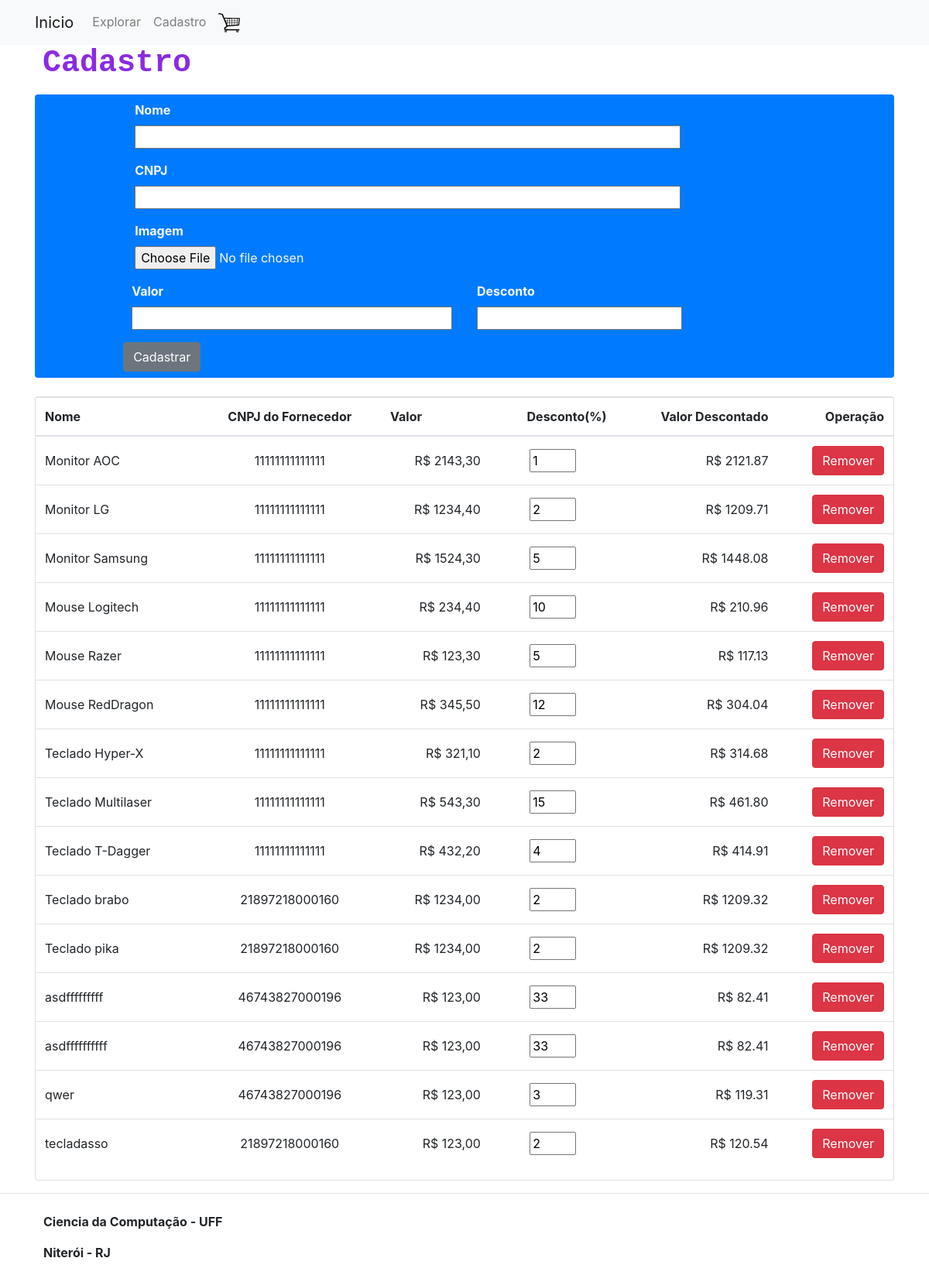
The page /produto/cadastro/ on the database as committed earlier.
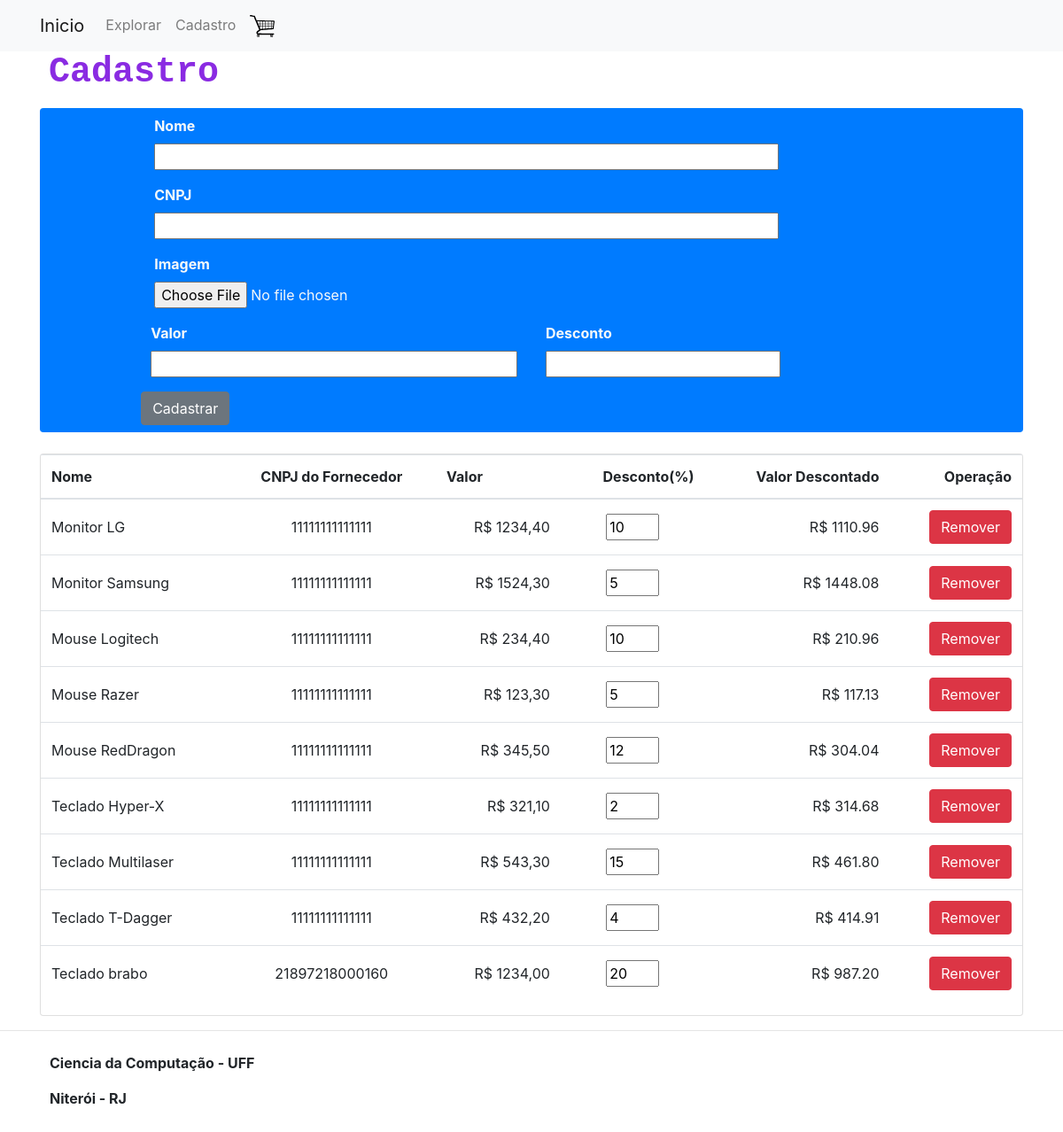
The same page on the database as committed later.
### produto/models.py (models this page shows, shortened)
class Produto(models.Model):
    nome = models.CharField(max_length=70, db_index=True, unique=True)
    slug = models.SlugField(max_length=70)
    imagem = models.ImageField(upload_to='./static/images', blank=True)
    valor = models.DecimalField(max_digits=6,decimal_places=2)
    desconto = models.IntegerField(validators=[
        MaxValueValidator(100),
        MinValueValidator(0)
    ])
    cnpj_fornecedor = models.CharField(max_length=14)
    def valorComDesconto(self):
        com_desconto = (1-self.desconto/100) * self.valor.__float__()
        return f'{com_desconto: .2f}'
    class Meta:
        db_table = 'produto'
        ordering = ('nome',)

### produto/views.py (the view)
# urls.py: path("cadastro/", views.cadastro, name="cadastro"),
def cadastro(request):
    produto_form = ProdutoForm()
    produtos = Produto.objects.all()
    lista_form = []
    for produto in produtos:
        lista_form.append(EditableProductForm(
            initial={
                'produto_id': produto.id,
                'desconto': produto.desconto,
            }
        ))
    return render(request, 'produto/cadastra_produto.html', {
        "listas": zip(produtos, lista_form),
        "form": produto_form})

### produto/forms.py (shortened to what this page needs)
class ProdutoForm(forms.ModelForm):
    class Meta:
        model = Produto
        fields = ('nome', 'cnpj_fornecedor', 'imagem', 'valor', 'desconto')
        localized_fields = ('valor',)
    def __init__(self, *args , **kwargs):
        super().__init__(*args, **kwargs)
        self.fields['nome'].error_messages={
            'required': "Campo obrigatório",
            'unique': "Já existe"
        }
        self.fields['valor'].error_messages={
            'required': "Campo obrigatório"
        }
        self.fields['valor'].widget=forms.TextInput(attrs={
            'onkeypress':'return event.charCode >= 48 && event.charCode <= 57'
        })
        self.fields['desconto'].error_messages={
            'required': "Campo obrigatório",
            'max_value': "Insira um valor entre 0 e 100",
            'min_value': "Insira um valor entre 0 e 100"
        }
        self.fields['desconto'].widget=forms.TextInput(attrs={
            'onkeypress':'return event.charCode >= 48 && event.charCode <= 57'
        })

### produto/templates/produto/cadastra_produto.html (shortened to what this page needs)
{% extends 'base.html' %}
{% load static %}
{% block body %}
    <h1 class="title">Cadastro</h1>
    <div id='form'>
        <div class="d-flex mt-3 bg-primary text-light p-2 rounded justify-content-center">
            <form id="formData" action="" method="POST" class="col-md-10" enctype="multipart/form-data" novalidate>
                <div class = "d-flex form-group flex-column col-md-10">
                    <label for="id_nome" class="font-weight-bold">Nome</label>
                    {{form.nome}}
                </div>
                <div class = "d-flex form-group flex-column col-md-10">
                    <label for="id_cnpj_fornecedor" class="font-weight-bold">CNPJ</label>
                    {{form.cnpj_fornecedor}}
                </div>
                <div class = "d-flex form-group flex-column col-md-10">
                    <label for="id_imagem" class="font-weight-bold">Imagem</label>
                    {{form.imagem}}
                </div>
                <div class = "form-row">
                    <div class="d-flex flex-column col-md-6 mb-3 px-3">
                        <label for="id_valor" class="font-weight-bold">Valor</label>
                        {{form.valor}}
                    </div>
                    <div class="d-flex flex-column col-md-4 mb-3 px-3">
                        <label for="id_desconto" class="font-weight-bold">Desconto</label>
                        {{form.desconto}}
                    </div>
                </div>
                <button class="btn btn-secondary" type="submit">Cadastrar</button>
            </form>
        </div>
    </div>
    <br>
    <div>
        <div class="card">
            <table id="tabela" class="table">
                <thead>
                    <tr>
                        <th class="text-left align-middle" scope="col">Nome</th>
                        <th class="text-center align-middle" scope="col">CNPJ do Fornecedor</th>
                        <th class="text-left align-middle" scope="col">Valor</th>
                        <th class="text-right align-middle" scope="col">Desconto(%)</th>
                        <th class="text-right align-middle" scope="col">Valor Descontado</th>
                        <th class="text-right align-middle" scope="col">Operação</th>
                    </tr>
                </thead>
                <tbody id="table_body">
                    {% for produto, form in listas %}
                    <tr>
                        <td class="text-left align-middle">
                            {{produto.nome}}
                        </td>
                        <td class="text-center align-middle">{{produto.cnpj_fornecedor}}</td>
                        <td class="text-right align-middle">R$ {{produto.valor}}</td>
                        <td class="text-center align-middle">
                            <form
                            class="mx-auto"
                            style="width: 60px"
                            action="{% url 'produto:atualiza_produto'%}"
                            method="POST"
                            novalidate
                            >
                            {{form.desconto}}
                            </form>
                        </td>
                        <td class="text-right align-middle descontado">R$ {{produto.valorComDesconto}}</td>
                        <td class="text-right align-middle">
                            <form class="delete" action="{% url 'produto:remove_produto' produto.id %}">
                                <button id="remove_produto" type='button' class="btn btn-danger remover" tabindex="-1">
                                    Remover
                                </button>
                            </form>
                        </td>
                    </tr>
                {% endfor %}
                </tbody>
            </table>
        </div>
    </div>
{% endblock %}

Rows that differ between the two databases and show on the page:
removed Produto: nome "Monitor AOC", cnpj_fornecedor "11111111111111", valor "2143,30", desconto "1", valorComDesconto "2121.87"
removed Produto: nome "Teclado pika", cnpj_fornecedor "21897218000160", valor "1234,00", desconto "2", valorComDesconto "1209.32"
removed Produto: nome "asdfffffffff", cnpj_fornecedor "46743827000196", valor "123,00", desconto "33", valorComDesconto "82.41"
removed Produto: nome "asdffffffffff", cnpj_fornecedor "46743827000196", valor "123,00", desconto "33", valorComDesconto "82.41"
removed Produto: nome "qwer", cnpj_fornecedor "46743827000196", valor "123,00", desconto "3", valorComDesconto "119.31"
removed Produto: nome "tecladasso", cnpj_fornecedor "21897218000160", valor "123,00", desconto "2", valorComDesconto "120.54"
changed Produto "Monitor LG": desconto "2" → "10"; valorComDesconto "1209.71" → "1110.96"
changed Produto "Teclado brabo": desconto "2" → "20"; valorComDesconto "1209.32" → "987.20"
